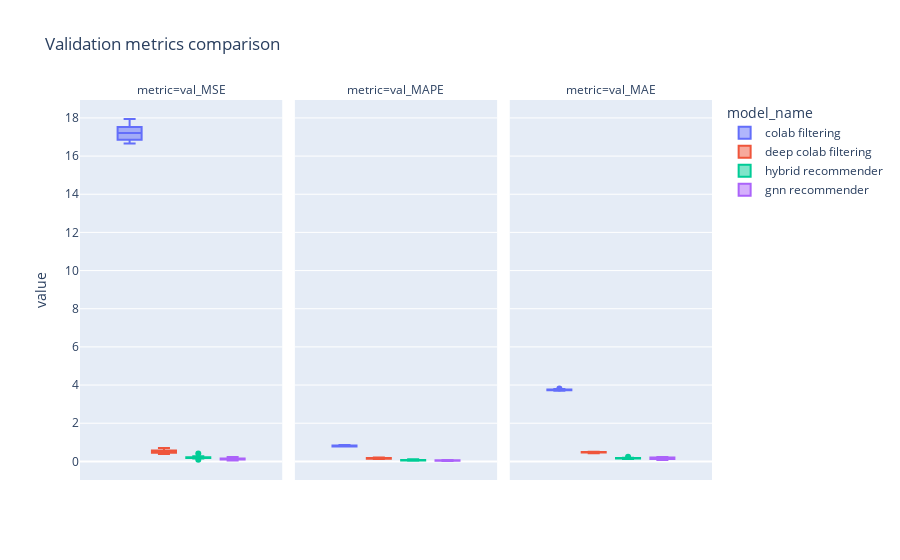

Notebook code for this chart:
### Markdown cell above
## Visualization of validation metrics

### Code cell
fig = px.box(
    val_metrics.loc[val_metrics.metric.isin(metrics_to_show)],
    color='model_name',
    y='value',
    facet_col='metric',
    title='Validation metrics comparison')
fig.write_html("val_metrics.html")
fig.write_image("val_metrics.png")
fig.show()

### Figure 1 — Plotly figure (JSON) as saved in the notebook; plotly's stock layout.template omitted (floating-point values rounded to 4 significant figures)
{"data": [{"alignmentgroup": "True", "hovertemplate": "model_name=colab filtering<br>metric=val_MSE<br>value=%{y}<extra></extra>", "legendgroup": "colab filtering", "marker": {"color": "#636efa"}, "name": "colab filtering", "notched": false, "offsetgroup": "colab filtering", "orientation": "v", "showlegend": true, "x0": " ", "xaxis": "x", "y": [16.66, 17.21, 16.67, 17.53, 16.86, 17.94, 17.39, 17.2, 17.72, 17.12], "y0": " ", "yaxis": "y", "type": "box"}, {"alignmentgroup": "True", "hovertemplate": "model_name=colab filtering<br>metric=val_MAPE<br>value=%{y}<extra></extra>", "legendgroup": "colab filtering", "marker": {"color": "#636efa"}, "name": "colab filtering", "notched": false, "offsetgroup": "colab filtering", "orientation": "v", "showlegend": false, "x0": " ", "xaxis": "x2", "y": [0.7824, 0.8316, 0.8053, 0.8041, 0.7834, 0.8162, 0.8302, 0.8289, 0.8628, 0.7864], "y0": " ", "yaxis": "y2", "type": "box"}, {"alignmentgroup": "True", "hovertemplate": "model_name=colab filtering<br>metric=val_MAE<br>value=%{y}<extra></extra>", "legendgroup": "colab filtering", "marker": {"color": "#636efa"}, "name": "colab filtering", "notched": false, "offsetgroup": "colab filtering", "orientation": "v", "showlegend": false, "x0": " ", "xaxis": "x3", "y": [3.726, 3.791, 3.698, 3.756, 3.716, 3.822, 3.74, 3.76, 3.753, 3.761], "y0": " ", "yaxis": "y3", "type": "box"}, {"alignmentgroup": "True", "hovertemplate": "model_name=deep colab filtering<br>metric=val_MSE<br>value=%{y}<extra></extra>", "legendgroup": "deep colab filtering", "marker": {"color": "#EF553B"}, "name": "deep colab filtering", "notched": false, "offsetgroup": "deep colab filtering", "orientation": "v", "showlegend": true, "x0": " ", "xaxis": "x", "y": [0.3852, 0.5924, 0.5735, 0.4795, 0.4318, 0.4798, 0.5033, 0.5171, 0.7016, 0.4574], "y0": " ", "yaxis": "y", "type": "box"}, {"alignmentgroup": "True", "hovertemplate": "model_name=deep colab filtering<br>metric=val_MAPE<br>value=%{y}<extra></extra>", "legendgroup": "deep colab filtering", "marker": {"color": "#EF553B"}, "name": "deep colab filtering", "notched": false, "offsetgroup": "deep colab filtering", "orientation": "v", "showlegend": false, "x0": " ", "xaxis": "x2", "y": [0.1228, 0.1817, 0.183, 0.1439, 0.1406, 0.1379, 0.1563, 0.1658, 0.1984, 0.1433], "y0": " ", "yaxis": "y2", "type": "box"}, {"alignmentgroup": "True", "hovertemplate": "model_name=deep colab filtering<br>metric=val_MAE<br>value=%{y}<extra></extra>", "legendgroup": "deep colab filtering", "marker": {"color": "#EF553B"}, "name": "deep colab filtering", "notched": false, "offsetgroup": "deep colab filtering", "orientation": "v", "showlegend": false, "x0": " ", "xaxis": "x3", "y": [0.4295, 0.4983, 0.4693, 0.4846, 0.463, 0.4836, 0.5037, 0.4738, 0.5015, 0.4558], "y0": " ", "yaxis": "y3", "type": "box"}, {"alignmentgroup": "True", "hovertemplate": "model_name=hybrid recommender<br>metric=val_MSE<br>value=%{y}<extra></extra>", "legendgroup": "hybrid recommender", "marker": {"color": "#00cc96"}, "name": "hybrid recommender", "notched": false, "offsetgroup": "hybrid recommender", "orientation": "v", "showlegend": true, "x0": " ", "xaxis": "x", "y": [0.08564, 0.2228, 0.4117, 0.1479, 0.1842, 0.2102, 0.1823, 0.2633, 0.1793, 0.1804], "y0": " ", "yaxis": "y", "type": "box"}, {"alignmentgroup": "True", "hovertemplate": "model_name=hybrid recommender<br>metric=val_MAPE<br>value=%{y}<extra></extra>", "legendgroup": "hybrid recommender", "marker": {"color": "#00cc96"}, "name": "hybrid recommender", "notched": false, "offsetgroup": "hybrid recommender", "orientation": "v", "showlegend": false, "x0": " ", "xaxis": "x2", "y": [0.03638, 0.07917, 0.1149, 0.04424, 0.05744, 0.04497, 0.05201, 0.0757, 0.06621, 0.04943], "y0": " ", "yaxis": "y2", "type": "box"}, {"alignmentgroup": "True", "hovertemplate": "model_name=hybrid recommender<br>metric=val_MAE<br>value=%{y}<extra></extra>", "legendgroup": "hybrid recommender", "marker": {"color": "#00cc96"}, "name": "hybrid recommender", "notched": false, "offsetgroup": "hybrid recommender", "orientation": "v", "showlegend": false, "x0": " ", "xaxis": "x3", "y": [0.1301, 0.1947, 0.2481, 0.1487, 0.1484, 0.1679, 0.1553, 0.1733, 0.1563, 0.1436], "y0": " ", "yaxis": "y3", "type": "box"}, {"alignmentgroup": "True", "hovertemplate": "model_name=gnn recommender<br>metric=val_MSE<br>value=%{y}<extra></extra>", "legendgroup": "gnn recommender", "marker": {"color": "#ab63fa"}, "name": "gnn recommender", "notched": false, "offsetgroup": "gnn recommender", "orientation": "v", "showlegend": true, "x0": " ", "xaxis": "x", "y": [0.1333, 0.1453, 0.1685, 0.1135, 0.09336, 0.1486, 0.09311, 0.2313, 0.1196, 0.05255], "y0": " ", "yaxis": "y", "type": "box"}, {"alignmentgroup": "True", "hovertemplate": "model_name=gnn recommender<br>metric=val_MAPE<br>value=%{y}<extra></extra>", "legendgroup": "gnn recommender", "marker": {"color": "#ab63fa"}, "name": "gnn recommender", "notched": false, "offsetgroup": "gnn recommender", "orientation": "v", "showlegend": false, "x0": " ", "xaxis": "x2", "y": [0.0437, 0.06136, 0.056, 0.03535, 0.03801, 0.03909, 0.03466, 0.07625, 0.04167, 0.02018], "y0": " ", "yaxis": "y2", "type": "box"}, {"alignmentgroup": "True", "hovertemplate": "model_name=gnn recommender<br>metric=val_MAE<br>value=%{y}<extra></extra>", "legendgroup": "gnn recommender", "marker": {"color": "#ab63fa"}, "name": "gnn recommender", "notched": false, "offsetgroup": "gnn recommender", "orientation": "v", "showlegend": false, "x0": " ", "xaxis": "x3", "y": [0.1991, 0.212, 0.1256, 0.1559, 0.1537, 0.1639, 0.1263, 0.2269, 0.1337, 0.07761], "y0": " ", "yaxis": "y3", "type": "box"}], "layout": {"xaxis": {"anchor": "y", "domain": [0.0, 0.32]}, "yaxis": {"anchor": "x", "domain": [0.0, 1.0], "title": {"text": "value"}}, "xaxis2": {"anchor": "y2", "domain": [0.34, 0.66], "matches": "x"}, "yaxis2": {"anchor": "x2", "domain": [0.0, 1.0], "matches": "y", "showticklabels": false}, "xaxis3": {"anchor": "y3", "domain": [0.68, 1.0], "matches": "x"}, "yaxis3": {"anchor": "x3", "domain": [0.0, 1.0], "matches": "y", "showticklabels": false}, "annotations": [{"font": {}, "showarrow": false, "text": "metric=val_MSE", "x": 0.16, "xanchor": "center", "xref": "paper", "y": 1.0, "yanchor": "bottom", "yref": "paper"}, {"font": {}, "showarrow": false, "text": "metric=val_MAPE", "x": 0.5, "xanchor": "center", "xref": "paper", "y": 1.0, "yanchor": "bottom", "yref": "paper"}, {"font": {}, "showarrow": false, "text": "metric=val_MAE", "x": 0.84, "xanchor": "center", "xref": "paper", "y": 1.0, "yanchor": "bottom", "yref": "paper"}], "legend": {"title": {"text": "model_name"}, "tracegroupgap": 0}, "title": {"text": "Validation metrics comparison"}, "boxmode": "group"}}
